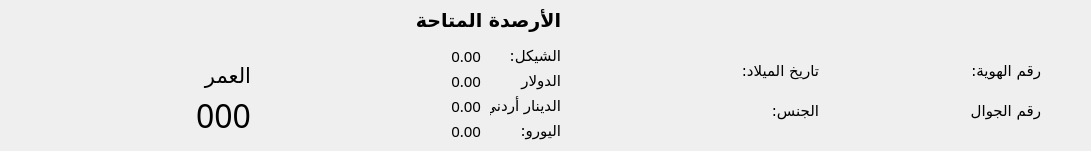
     <widget class="QWidget" name="widget" native="true">
      <property name="geometry">
       <rect>
        <x>0</x>
        <y>10</y>
        <width>1091</width>
        <height>151</height>
       </rect>
      </property>
      <property name="class" stdset="0">
       <string>Card</string>
      </property>
      <widget class="QLabel" name="card_name">
       <property name="geometry">
        <rect>
         <x>770</x>
         <y>20</y>
         <width>291</width>
         <height>21</height>
        </rect>
       </property>
       <property name="text">
        <string/>
       </property>
       <property name="class" stdset="0">
        <string>CardTitle</string>
       </property>
      </widget>
      <widget class="QLabel" name="label_13">
       <property name="geometry">
        <rect>
         <x>1050</x>
         <y>60</y>
         <width>21</width>
         <height>21</height>
        </rect>
       </property>
       <property name="text">
        <string/>
       </property>
       <property name="pixmap">
        <pixmap>../assets/icons/ic_fluent_contact_card_24_filled.svg</pixmap>
       </property>
       <property name="scaledContents">
        <bool>true</bool>
       </property>
      </widget>
      <widget class="QLabel" name="card_national_id">
       <property name="geometry">
        <rect>
         <x>870</x>
         <y>50</y>
         <width>91</width>
         <height>41</height>
        </rect>
       </property>
       <property name="font">
        <font>
         <family>Cairo</family>
         <pointsize>11</pointsize>
         <bold>false</bold>
        </font>
       </property>
       <property name="text">
        <string/>
       </property>
       <property name="alignment">
        <set>Qt::AlignRight|Qt::AlignTrailing|Qt::AlignVCenter</set>
       </property>
       <property name="class" stdset="0">
        <string>CardValue</string>
       </property>
      </widget>
      <widget class="QLabel" name="card_phone">
       <property name="geometry">
        <rect>
         <x>870</x>
         <y>90</y>
         <width>91</width>
         <height>41</height>
        </rect>
       </property>
       <property name="font">
        <font>
         <family>Cairo</family>
         <pointsize>11</pointsize>
         <bold>false</bold>
        </font>
       </property>
       <property name="text">
        <string/>
       </property>
       <property name="alignment">
        <set>Qt::AlignRight|Qt::AlignTrailing|Qt::AlignVCenter</set>
       </property>
       <property name="class" stdset="0">
        <string>CardValue</string>
       </property>
      </widget>
      <widget class="QLabel" name="card_phone_icon">
       <property name="geometry">
        <rect>
         <x>1050</x>
         <y>100</y>
         <width>21</width>
         <height>21</height>
        </rect>
       </property>
       <property name="text">
        <string/>
       </property>
       <property name="pixmap">
        <pixmap>../assets/icons/ic_fluent_call_24_filled.svg</pixmap>
       </property>
       <property name="scaledContents">
        <bool>true</bool>
       </property>
      </widget>
      <widget class="QLabel" name="card_date">
       <property name="geometry">
        <rect>
         <x>650</x>
         <y>50</y>
         <width>81</width>
         <height>41</height>
        </rect>
       </property>
       <property name="font">
        <font>
         <family>Cairo</family>
         <pointsize>11</pointsize>
         <bold>false</bold>
        </font>
       </property>
       <property name="text">
        <string/>
       </property>
       <property name="alignment">
        <set>Qt::AlignRight|Qt::AlignTrailing|Qt::AlignVCenter</set>
       </property>
       <property name="class" stdset="0">
        <string>CardValue</string>
       </property>
      </widget>
      <widget class="QLabel" name="label_17">
       <property name="geometry">
        <rect>
         <x>830</x>
         <y>60</y>
         <width>21</width>
         <height>21</height>
        </rect>
       </property>
       <property name="text">
        <string/>
       </property>
       <property name="pixmap">
        <pixmap>../assets/icons/ic_fluent_calendar_rtl_24_filled.svg</pixmap>
       </property>
       <property name="scaledContents">
        <bool>true</bool>
       </property>
      </widget>
      <widget class="QLabel" name="card_gender">
       <property name="geometry">
        <rect>
         <x>670</x>
         <y>90</y>
         <width>91</width>
         <height>41</height>
        </rect>
       </property>
       <property name="font">
        <font>
         <family>Cairo</family>
         <pointsize>11</pointsize>
         <bold>false</bold>
        </font>
       </property>
       <property name="text">
        <string/>
       </property>
       <property name="alignment">
        <set>Qt::AlignLeading|Qt::AlignLeft|Qt::AlignVCenter</set>
       </property>
       <property name="class" stdset="0">
        <string>CardValue</string>
       </property>
      </widget>
      <widget class="QLabel" name="card_gender_icon">
       <property name="geometry">
        <rect>
         <x>830</x>
         <y>100</y>
         <width>21</width>
         <height>21</height>
        </rect>
       </property>
       <property name="text">
        <string/>
       </property>
       <property name="pixmap">
        <pixmap>../assets/icons/gender-symbols-svgrepo-com.svg</pixmap>
       </property>
       <property name="scaledContents">
        <bool>true</bool>
       </property>
      </widget>
      <widget class="QWidget" name="widget_2" native="true">
       <property name="geometry">
        <rect>
         <x>0</x>
         <y>0</y>
         <width>161</width>
         <height>151</height>
        </rect>
       </property>
       <property name="class" stdset="0">
        <string>bg-pink-gold box-left-radius</string>
       </property>
       <widget class="QLabel" name="label_21">
        <property name="geometry">
         <rect>
          <x>30</x>
          <y>30</y>
          <width>101</width>
          <height>101</height>
         </rect>
        </property>
        <property name="styleSheet">
         <string notr="true"/>
        </property>
        <property name="text">
         <string/>
        </property>
        <property name="pixmap">
         <pixmap>../assets/images/user_circular.png</pixmap>
        </property>
        <property name="scaledContents">
         <bool>true</bool>
        </property>
       </widget>
      </widget>
      <widget class="QWidget" name="container_balance" native="true">
       <property name="geometry">
        <rect>
         <x>350</x>
         <y>0</y>
         <width>211</width>
         <height>151</height>
        </rect>
       </property>
       <widget class="QLabel" name="card_euro_balance">
        <property name="geometry">
         <rect>
          <x>10</x>
          <y>120</y>
          <width>121</width>
          <height>21</height>
         </rect>
        </property>
        <property name="font">
         <font>
          <family>Cairo</family>
          <pointsize>11</pointsize>
          <bold>false</bold>
         </font>
        </property>
        <property name="text">
         <string>0.00</string>
        </property>
        <property name="alignment">
         <set>Qt::AlignRight|Qt::AlignTrailing|Qt::AlignVCenter</set>
        </property>
        <property name="class" stdset="0">
         <string>CardValue</string>
        </property>
       </widget>
       <widget class="QLabel" name="label_38">
        <property name="geometry">
         <rect>
          <x>160</x>
          <y>40</y>
          <width>51</width>
          <height>31</height>
         </rect>
        </property>
        <property name="font">
         <font>
          <family>Cairo</family>
          <pointsize>11</pointsize>
          <bold>false</bold>
         </font>
        </property>
        <property name="text">
         <string>الشيكل:</string>
        </property>
        <property name="alignment">
         <set>Qt::AlignLeading|Qt::AlignLeft|Qt::AlignVCenter</set>
        </property>
        <property name="class" stdset="0">
         <string>CardValue</string>
        </property>
       </widget>
       <widget class="QLabel" name="card_dollar_balance">
        <property name="geometry">
         <rect>
          <x>10</x>
          <y>70</y>
          <width>121</width>
          <height>21</height>
         </rect>
        </property>
        <property name="font">
         <font>
          <family>Cairo</family>
          <pointsize>11</pointsize>
          <bold>false</bold>
         </font>
        </property>
        <property name="text">
         <string>0.00</string>
        </property>
        <property name="alignment">
         <set>Qt::AlignRight|Qt::AlignTrailing|Qt::AlignVCenter</set>
        </property>
        <property name="class" stdset="0">
         <string>CardValue</string>
        </property>
       </widget>
       <widget class="QLabel" name="label_44">
        <property name="geometry">
         <rect>
          <x>170</x>
          <y>120</y>
          <width>41</width>
          <height>21</height>
         </rect>
        </property>
        <property name="font">
         <font>
          <family>Cairo</family>
          <pointsize>11</pointsize>
          <bold>false</bold>
         </font>
        </property>
        <property name="text">
         <string>اليورو:</string>
        </property>
        <property name="alignment">
         <set>Qt::AlignLeading|Qt::AlignLeft|Qt::AlignVCenter</set>
        </property>
        <property name="class" stdset="0">
         <string>CardValue</string>
        </property>
       </widget>
       <widget class="QLabel" name="label_42">
        <property name="geometry">
         <rect>
          <x>140</x>
          <y>90</y>
          <width>71</width>
          <height>31</height>
         </rect>
        </property>
        <property name="font">
         <font>
          <family>Cairo</family>
          <pointsize>11</pointsize>
          <bold>false</bold>
         </font>
        </property>
        <property name="text">
         <string>الدينار أردني:</string>
        </property>
        <property name="alignment">
         <set>Qt::AlignLeading|Qt::AlignLeft|Qt::AlignVCenter</set>
        </property>
        <property name="class" stdset="0">
         <string>CardValue</string>
        </property>
       </widget>
       <widget class="QLabel" name="card_dinar_balance">
        <property name="geometry">
         <rect>
          <x>10</x>
          <y>90</y>
          <width>121</width>
          <height>31</height>
         </rect>
        </property>
        <property name="font">
         <font>
          <family>Cairo</family>
          <pointsize>11</pointsize>
          <bold>false</bold>
         </font>
        </property>
        <property name="text">
         <string>0.00</string>
        </property>
        <property name="alignment">
         <set>Qt::AlignRight|Qt::AlignTrailing|Qt::AlignVCenter</set>
        </property>
        <property name="class" stdset="0">
         <string>CardValue</string>
        </property>
       </widget>
       <widget class="QLabel" name="label_40">
        <property name="geometry">
         <rect>
          <x>170</x>
          <y>70</y>
          <width>41</width>
          <height>21</height>
         </rect>
        </property>
        <property name="font">
         <font>
          <family>Cairo</family>
          <pointsize>11</pointsize>
          <bold>false</bold>
         </font>
        </property>
        <property name="text">
         <string>الدولار:</string>
        </property>
        <property name="alignment">
         <set>Qt::AlignLeading|Qt::AlignLeft|Qt::AlignVCenter</set>
        </property>
        <property name="class" stdset="0">
         <string>CardValue</string>
        </property>
       </widget>
       <widget class="QLabel" name="card_shekel_balance">
        <property name="geometry">
         <rect>
          <x>10</x>
          <y>40</y>
          <width>121</width>
          <height>31</height>
         </rect>
        </property>
        <property name="font">
         <font>
          <family>Cairo</family>
          <pointsize>11</pointsize>
          <bold>false</bold>
         </font>
        </property>
        <property name="text">
         <string>0.00</string>
        </property>
        <property name="alignment">
         <set>Qt::AlignRight|Qt::AlignTrailing|Qt::AlignVCenter</set>
        </property>
        <property name="class" stdset="0">
         <string>CardValue</string>
        </property>
       </widget>
       <widget class="QLabel" name="label_200">
        <property name="geometry">
         <rect>
          <x>60</x>
          <y>5</y>
          <width>151</width>
          <height>31</height>
         </rect>
        </property>
        <property name="font">
         <font>
          <family>Cairo</family>
          <pointsize>14</pointsize>
          <bold>true</bold>
         </font>
        </property>
        <property name="text">
         <string>الأرصدة المتاحة</string>
        </property>
        <property name="class" stdset="0">
         <string>text-danger</string>
        </property>
       </widget>
      </widget>
      <widget class="QLabel" name="label_137">
       <property name="geometry">
        <rect>
         <x>190</x>
         <y>100</y>
         <width>61</width>
         <height>31</height>
        </rect>
       </property>
       <property name="font">
        <font>
         <family>Cairo</family>
         <pointsize>24</pointsize>
        </font>
       </property>
       <property name="text">
        <string>000</string>
       </property>
       <property name="alignment">
        <set>Qt::AlignRight|Qt::AlignTrailing|Qt::AlignVCenter</set>
       </property>
       <property name="class" stdset="0">
        <string>text-danger</string>
       </property>
      </widget>
      <widget class="QLabel" name="label_138">
       <property name="geometry">
        <rect>
         <x>190</x>
         <y>60</y>
         <width>61</width>
         <height>31</height>
        </rect>
       </property>
       <property name="font">
        <font>
         <family>Cairo</family>
         <pointsize>16</pointsize>
        </font>
       </property>
       <property name="text">
        <string>العمر</string>
       </property>
       <property name="class" stdset="0">
        <string>text-danger</string>
       </property>
      </widget>
      <widget class="QLabel" name="card_nid_label">
       <property name="geometry">
        <rect>
         <x>970</x>
         <y>50</y>
         <width>71</width>
         <height>41</height>
        </rect>
       </property>
       <property name="font">
        <font>
         <family>Cairo</family>
         <pointsize>11</pointsize>
        </font>
       </property>
       <property name="text">
        <string>رقم الهوية:</string>
       </property>
      </widget>
      <widget class="QLabel" name="card_phone_label">
       <property name="geometry">
        <rect>
         <x>970</x>
         <y>90</y>
         <width>71</width>
         <height>41</height>
        </rect>
       </property>
       <property name="font">
        <font>
         <family>Cairo</family>
         <pointsize>11</pointsize>
        </font>
       </property>
       <property name="text">
        <string>رقم الجوال:</string>
       </property>
      </widget>
      <widget class="QLabel" name="card_date_label">
       <property name="geometry">
        <rect>
         <x>738</x>
         <y>50</y>
         <width>81</width>
         <height>41</height>
        </rect>
       </property>
       <property name="font">
        <font>
         <family>Cairo</family>
         <pointsize>11</pointsize>
        </font>
       </property>
       <property name="text">
        <string>تاريخ الميلاد:</string>
       </property>
      </widget>
      <widget class="QLabel" name="card_gender_label">
       <property name="geometry">
        <rect>
         <x>768</x>
         <y>90</y>
         <width>51</width>
         <height>41</height>
        </rect>
       </property>
       <property name="font">
        <font>
         <family>Cairo</family>
         <pointsize>11</pointsize>
        </font>
       </property>
       <property name="text">
        <string>الجنس:</string>
       </property>
      </widget>
      <widget class="QLabel" name="card_badge">
       <property name="geometry">
        <rect>
         <x>190</x>
         <y>20</y>
         <width>71</width>
         <height>31</height>
        </rect>
       </property>
       <property name="font">
        <font>
         <family>Cairo</family>
         <pointsize>10</pointsize>
         <bold>true</bold>
        </font>
       </property>
       <property name="text">
        <string/>
       </property>
       <property name="alignment">
        <set>Qt::AlignCenter</set>
       </property>
       <property name="class" stdset="0">
        <string>badge badge-gold</string>
       </property>
      </widget>
     </widget>
